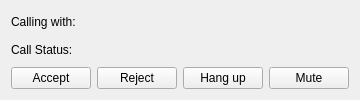
<?xml version="1.0" encoding="UTF-8"?>
<ui version="4.0">
 <class>LibjingleCallDialog</class>
 <widget class="QWidget" name="LibjingleCallDialog">
  <property name="windowTitle">
   <string>Libjingle Voice Call</string>
  </property>
  <layout class="QVBoxLayout" name="_2">
   <item>
    <layout class="QHBoxLayout" name="_3">
     <item>
      <widget class="QLabel" name="label">
       <property name="text">
        <string>Calling with:</string>
       </property>
      </widget>
     </item>
     <item>
      <widget class="QLabel" name="userName"/>
     </item>
    </layout>
   </item>
   <item>
    <layout class="QHBoxLayout" name="_4">
     <item>
      <widget class="QLabel" name="label_2">
       <property name="text">
        <string>Call Status:</string>
       </property>
      </widget>
     </item>
     <item>
      <widget class="QLabel" name="callStatus"/>
     </item>
    </layout>
   </item>
   <item>
    <layout class="QHBoxLayout" name="_5">
     <item>
      <widget class="QPushButton" name="acceptButton">
       <property name="text">
        <string>Accept</string>
       </property>
      </widget>
     </item>
     <item>
      <widget class="QPushButton" name="rejectButton">
       <property name="text">
        <string>Reject</string>
       </property>
      </widget>
     </item>
     <item>
      <widget class="QPushButton" name="hangupButton">
       <property name="text">
        <string>Hang up</string>
       </property>
      </widget>
     </item>
     <item>
      <widget class="QPushButton" name="muteButton">
       <property name="text">
        <string>Mute</string>
       </property>
       <property name="checkable">
        <bool>true</bool>
       </property>
      </widget>
     </item>
    </layout>
   </item>
  </layout>
 </widget>
 <resources/>
 <connections/>
</ui>
